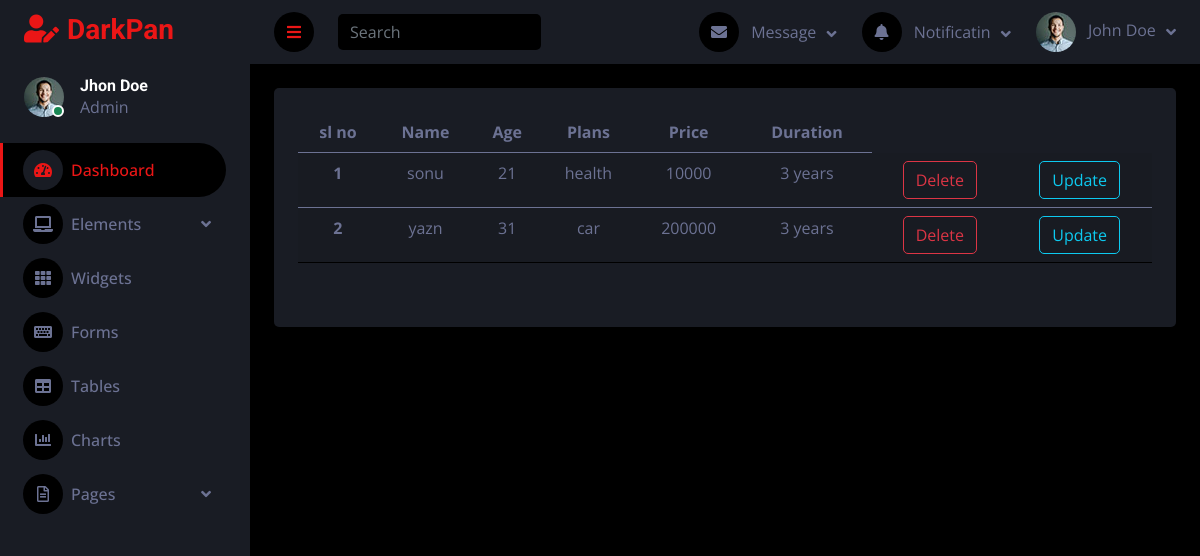
/viewdata, run on an earlier commit of the app's database.
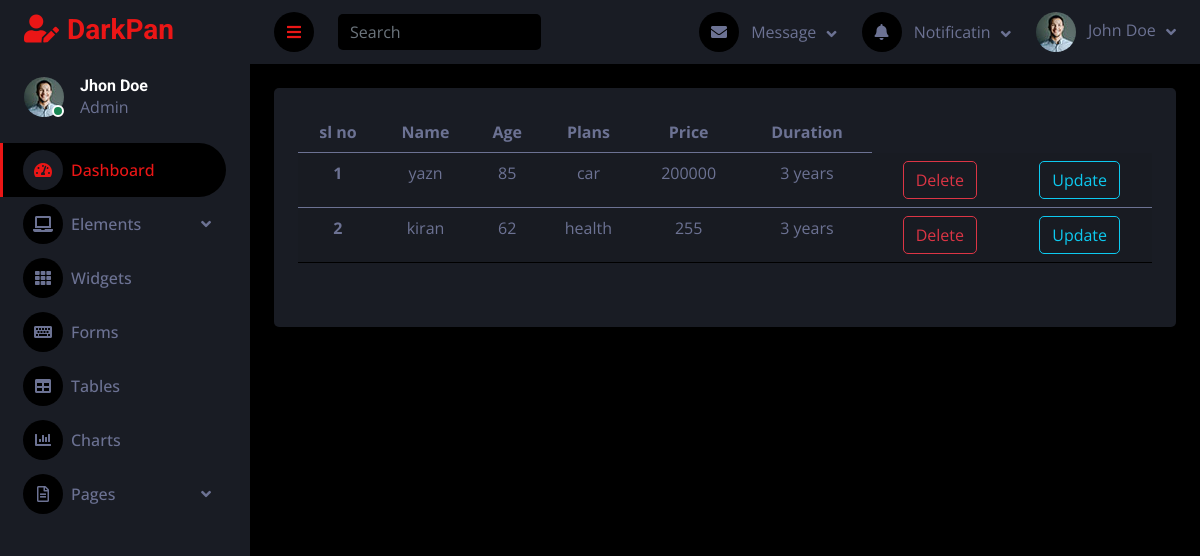
And on a later commit of the database.
### rootapp/models.py (models this page shows)
class LifeInsurance(models.Model):
    duration_plans=(
        ('3 years', '3 year'),
        ('5 years', '5 year'),
        ('10 years', '10 year',)
    )
    life_plans=(
        ('health','health'),
        ('car','car'),
        ('home','home'),
        ('life','life'),
    )
    name=models.CharField(max_length=20)
    age=models.IntegerField()
    plans=models.CharField(max_length=20,choices=life_plans)
    price=models.IntegerField()
    duration=models.CharField(choices=duration_plans,max_length=25)

### rootapp/views.py (the view)
# urls.py: path('viewdata', views.viewdata, name='viewdata'),
def viewdata(request):
    info= LifeInsurance.objects.all()
    return render(request, 'read.html', {'info': info})

### read.html (shortened to what this page needs)
{% extends 'dash.html' %}
{% block content %}
<table class="table table-striped">
  <thead>
    <tr>
      <th scope="col">sl no</th>
      <th scope="col">Name</th>
      <th scope="col">Age</th>
      <th scope="col">Plans</th>
          <th scope="col">Price</th>
          <th scope="col">Duration</th>
    </tr>
  </thead>
  <tbody>
  {% for i in info %}
    <tr>
      <th scope="row">{{ forloop.counter }}</th>
            <td>{{i.name}}</td>
            <td>{{ i.age }}</td>
            <td>{{i.plans}}</td>
            <td>{{i.price}}</td>
           <td>{{i.duration}}</td>
        <td>
            <form action="{% url 'deldata' i.id %}" method="POST">
                <button type="submit" class="btn btn-outline-danger">Delete</button>
            </form>
        </td>
        <td>
                <a  href="{% url 'update_data' i.id %}" class="btn btn-outline-info">Update</a>
        </td>
    </tr>
  </tbody>
    {% endfor %}
</table>
{% endblock %}

What changed in the data, as far as the page shows it:
removed LifeInsurance: name "sonu", age "21", plans "health", price "10000", duration "3 years"
changed LifeInsurance "yazn": age "31" → "85"
added LifeInsurance: name "kiran", age "62", plans "health", price "255", duration "3 years"
